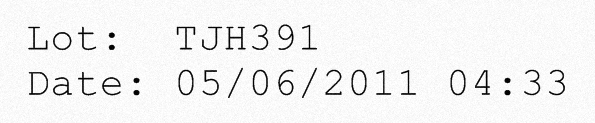
#> input picture Optical Character Recognization/OCR/images/1.bmp, 595 x 123 px
$ python ocr.py images/1.bmp
#> lines starting #> are read from the running program, lines starting #| are printed output that depends on the picture; after the words box and inside, x2 and y2 are one past the last pixel; in counts of white or black regions, pixels touching at a corner belong together
import cv2
import sys
import numpy as np
import pytesseract
from PIL import Image

if __name__ == '__main__':

    if len(sys.argv) < 2:
        print('Usage: python ocr_simple.py image.jpg')
        sys.exit(1)

    # Read image path from command line
    imPath = sys.argv[1]

    # Uncomment the line below to provide path to tesseract manually
    # pytesseract.pytesseract.tesseract_cmd = '/usr/bin/tesseract'

    # Define config parameters.
    # '-l eng'  for using the English language
    # '--oem 1' for using LSTM OCR Engine

    # Read image using opencv
    img = cv2.imread(imPath)
#> img is the input picture: shape (123, 595, 3); min 0, max 255, mean 241.5
    i = img
    # Rescale the image, if needed.
    img = cv2.resize(img, None, fx=1.5, fy=1.5, interpolation=cv2.INTER_CUBIC)
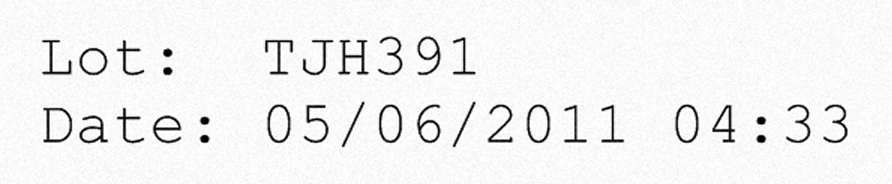
#> img: shape (184, 892, 3); min 0, max 255, mean 241.3

    # Convert to gray
    img = cv2.cvtColor(img, cv2.COLOR_BGR2GRAY)
#> img: shape (184, 892)

    # Apply dilation and erosion to remove some noise
    kernel = np.ones((1, 1), np.uint8)
    img = cv2.dilate(img, kernel, iterations=1)
    img = cv2.erode(img, kernel, iterations=1)

    # Apply blur to smooth out the edges
    img = cv2.GaussianBlur(img, (5, 5), 0)
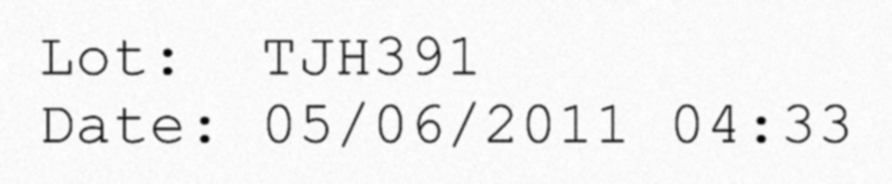
#> img: shape (184, 892); min 1, max 254, mean 241.3

    # Apply threshold to get image with only b&w (binarization)
    img = cv2.threshold(img, 0, 255, cv2.THRESH_BINARY + cv2.THRESH_OTSU)[1]
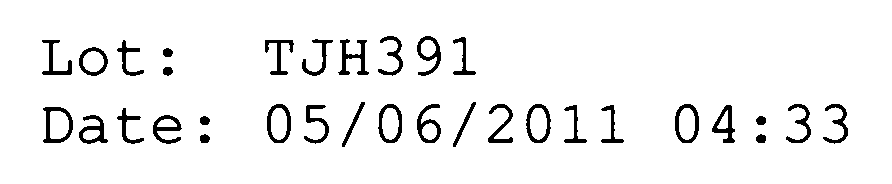
#> img: shape (184, 892); 94.6% white; 33 black regions, largest, box (x1, y1, x2, y2) and area: (338, 39, 369, 75) 431, (43, 107, 73, 143) 406, (417, 36, 441, 76) 365

    config = ('-l eng --oem 3 --psm 3')

    # Recognize text with tesseract for python
#> (the run stopped early here; a loop or call above may not have finished)

$ run again, on Optical Character Recognization/OCR/images/3.bmp
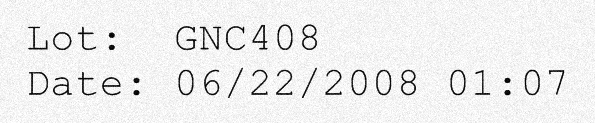
#> input picture Optical Character Recognization/OCR/images/3.bmp, 595 x 123 px
#> img is the input picture: shape (123, 595, 3); min 0, max 255, mean 236.2
#> `img = cv2.GaussianBlur(img, (5, 5), 0)`:
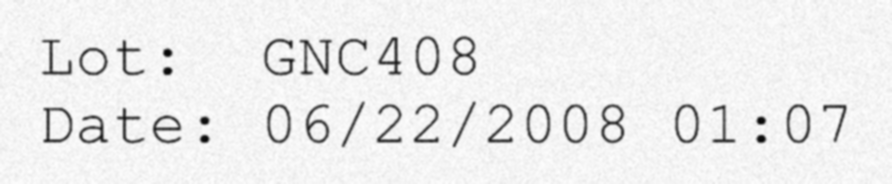
#> img: shape (184, 892); min 5, max 254, mean 236
#> `img = cv2.threshold(img, 0, 255, cv2.THRESH_BINARY + cv2.THRESH_OTSU)[1]`:
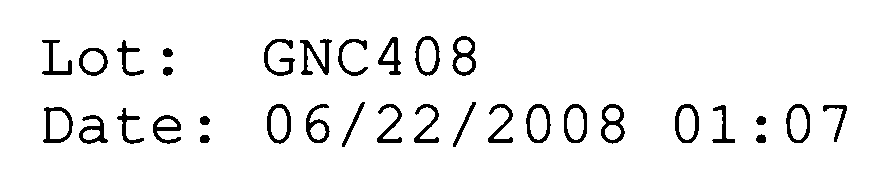
#> img: shape (184, 892); 94.4% white; 33 black regions, largest, box (x1, y1, x2, y2) and area: (300, 39, 332, 75) 453, (452, 36, 476, 76) 403, (601, 104, 625, 144) 401
